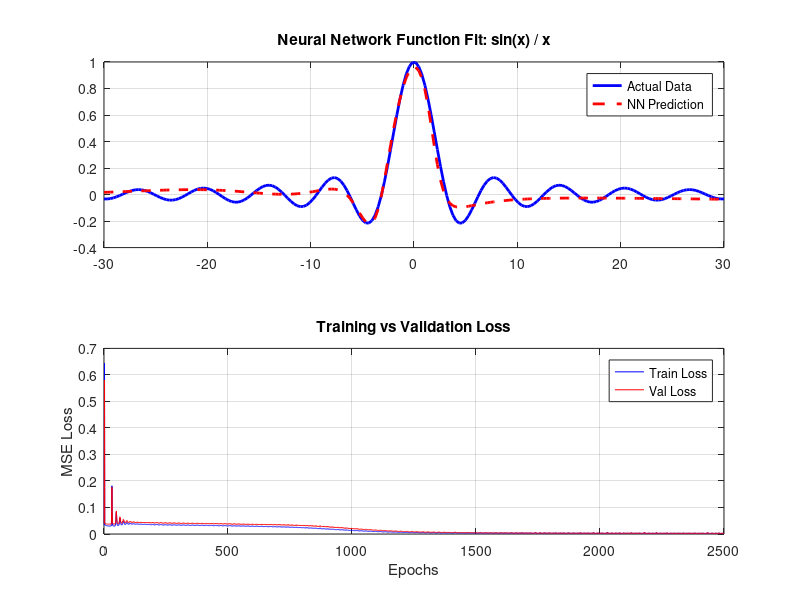

Recreate this plot in MATLAB.
% 66_deep_learning_sinc.m
% UniLab Deep Learning: Function Approximation for sin(x)/x

clear all;
close all;
clc;

disp('🧠 UniLab Deep Learning: Sinc Function Approximation');
disp('==================================================');

%% 1. Function Approximation with Neural Network
disp('--- 1. Fitting f(x) = sin(x) / x ---');

% Data Generation
X = linspace(-30, 30, 200)';
% Use a small epsilon to avoid division by zero at x = 0
epsilon = 1e-10;
y = sin(X + epsilon) ./ (X + epsilon);

% Normalization for Sigmoid activation
X_min = min(X); X_max = max(X);
X_norm = (X - X_min) / (X_max - X_min);
y_min = min(y); y_max = max(y);
y_norm = (y - y_min) / (y_max - y_min);

% Train/Validation Split (80/20)
indices = randperm(200);
train_idx = indices(1:160);
val_idx = indices(161:200);

X_train = reshape(X_norm(train_idx), 160, 1); 
y_train = reshape(y_norm(train_idx), 160, 1);
X_val = reshape(X_norm(val_idx), 40, 1); 
y_val = reshape(y_norm(val_idx), 40, 1);

% Manual Neural Network (1 -> 64 -> 64 -> 1)
% Xavier Initialization
W1 = randn(1, 64) * sqrt(1/1); b1 = zeros(1, 64);
W2 = randn(64, 64) * sqrt(1/64); b2 = zeros(1, 64);
W3 = randn(64, 1) * sqrt(1/64); b3 = zeros(1, 1);

% RMSprop parameters
lr = 0.002;
beta = 0.9;
eps_opt = 1e-8;
mW1 = zeros(size(W1)); mb1 = zeros(size(b1));
mW2 = zeros(size(W2)); mb2 = zeros(size(b2));
mW3 = zeros(size(W3)); mb3 = zeros(size(b3));

epochs = 2500;
train_loss_hist = zeros(epochs, 1);
val_loss_hist = zeros(epochs, 1);

for epoch = 1:epochs
    % Forward Pass (Train)
    z1 = X_train * W1 + b1;
    a1 = tanh(z1); 
    z2 = a1 * W2 + b2;
    a2 = tanh(z2);
    z3 = a2 * W3 + b3;
    a3 = z3; % Linear output for regression
    
    % Loss (MSE)
    err = a3 - y_train;
    train_loss = mean(err.^2);
    train_loss_hist(epoch) = train_loss;
    
    % Forward Pass (Validation)
    vz1 = X_val * W1 + b1; va1 = tanh(vz1);
    vz2 = va1 * W2 + b2; va2 = tanh(vz2);
    vz3 = va2 * W3 + b3; va3 = vz3;
    val_loss = mean((va3 - y_val).^2);
    val_loss_hist(epoch) = val_loss;
    
    % Backward Pass
    d_z3 = 2 * err / length(X_train);
    d_W3 = a2' * d_z3;
    d_b3 = sum(d_z3, 1);
    
    d_a2 = d_z3 * W3';
    d_z2 = d_a2 .* (1 - a2.^2);
    d_W2 = a1' * d_z2;
    d_b2 = sum(d_z2, 1);
    
    d_a1 = d_z2 * W2';
    d_z1 = d_a1 .* (1 - a1.^2);
    d_W1 = X_train' * d_z1;
    d_b1 = sum(d_z1, 1);
    
    % Update (RMSprop)
    mW3 = beta * mW3 + (1-beta) * d_W3.^2;
    mb3 = beta * mb3 + (1-beta) * d_b3.^2;
    W3 = W3 - lr * d_W3 ./ (sqrt(mW3) + eps_opt);
    b3 = b3 - lr * d_b3 ./ (sqrt(mb3) + eps_opt);
    
    mW2 = beta * mW2 + (1-beta) * d_W2.^2;
    mb2 = beta * mb2 + (1-beta) * d_b2.^2;
    W2 = W2 - lr * d_W2 ./ (sqrt(mW2) + eps_opt);
    b2 = b2 - lr * d_b2 ./ (sqrt(mb2) + eps_opt);
    
    mW1 = beta * mW1 + (1-beta) * d_W1.^2;
    mb1 = beta * mb1 + (1-beta) * d_b1.^2;
    W1 = W1 - lr * d_W1 ./ (sqrt(mW1) + eps_opt);
    b1 = b1 - lr * d_b1 ./ (sqrt(mb1) + eps_opt);
    
    if mod(epoch, 100) == 0
        disp(['Epoch ', num2str(epoch), ': Train Loss = ', num2str(train_loss), ', Val Loss = ', num2str(val_loss)]);
    end
end

% Final Prediction
z1_f = X_norm * W1 + b1; a1_f = tanh(z1_f);
z2_f = a1_f * W2 + b2; a2_f = tanh(z2_f);
y_pred_norm = a2_f * W3 + b3;
y_pred = y_pred_norm * (y_max - y_min) + y_min;

% Plotting Results
disp(' ');
disp('--- 2. Visualization ---');
figure;
subplot(2, 1, 1);
plot(X, y, 'b', 'LineWidth', 2); hold on;
plot(X, y_pred, 'r--', 'LineWidth', 2);
title('Neural Network Function Fit: sin(x) / x');
legend('Actual Data', 'NN Prediction');
grid on;

subplot(2, 1, 2);
plot(1:epochs, train_loss_hist, 'b'); hold on;
plot(1:epochs, val_loss_hist, 'r');
title('Training vs Validation Loss');
xlabel('Epochs'); ylabel('MSE Loss');
legend('Train Loss', 'Val Loss');
grid on;

disp('Deep Learning Sinc Session Complete.');
